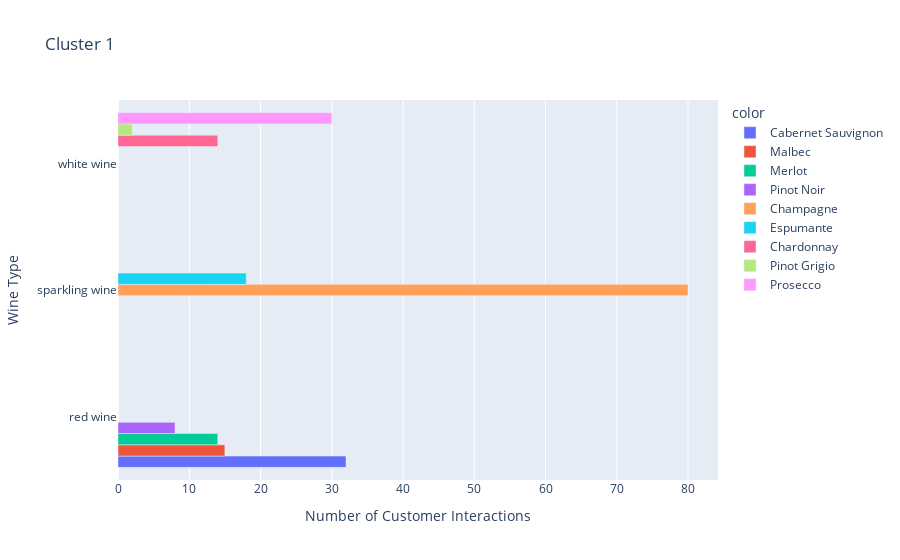

Here is the notebook cell this chart was saved with:
### Markdown cell above
A big chunk of Cluster 0 interactions come from Pinot Noir. These customers have shown a huge liking for this wine varietal. Therefore, to increase the engagement for these customers the marketing can give more offers for Pinot Noir cause it's clear of the rest even for the fellow red wines.

### Code cell
cluster_1_totals = cluster_1.groupby(["wine_type", "varietal"], as_index=False)["num"].sum()

grouped_bar_1 = px.bar(
    y=cluster_1_totals.wine_type,
    x=cluster_1_totals.num,
    color=cluster_1_totals.varietal,
    title="Cluster 1",
    orientation="h",
    barmode="group" 
)
grouped_bar_1.update_layout(
    yaxis_title = "Wine Type",
    xaxis_title = "Number of Customer Interactions"
)
grouped_bar_1.show()

### Figure 1 — Plotly figure (JSON) as saved in the notebook; plotly's stock layout.template omitted (floating-point values rounded to 4 significant figures)
{"data": [{"alignmentgroup": "True", "hovertemplate": "color=Cabernet Sauvignon<br>x=%{x}<br>y=%{y}<extra></extra>", "legendgroup": "Cabernet Sauvignon", "marker": {"color": "#636efa"}, "name": "Cabernet Sauvignon", "offsetgroup": "Cabernet Sauvignon", "orientation": "h", "showlegend": true, "textposition": "auto", "type": "bar", "x": [32], "xaxis": "x", "y": ["red wine"], "yaxis": "y"}, {"alignmentgroup": "True", "hovertemplate": "color=Malbec<br>x=%{x}<br>y=%{y}<extra></extra>", "legendgroup": "Malbec", "marker": {"color": "#EF553B"}, "name": "Malbec", "offsetgroup": "Malbec", "orientation": "h", "showlegend": true, "textposition": "auto", "type": "bar", "x": [15], "xaxis": "x", "y": ["red wine"], "yaxis": "y"}, {"alignmentgroup": "True", "hovertemplate": "color=Merlot<br>x=%{x}<br>y=%{y}<extra></extra>", "legendgroup": "Merlot", "marker": {"color": "#00cc96"}, "name": "Merlot", "offsetgroup": "Merlot", "orientation": "h", "showlegend": true, "textposition": "auto", "type": "bar", "x": [14], "xaxis": "x", "y": ["red wine"], "yaxis": "y"}, {"alignmentgroup": "True", "hovertemplate": "color=Pinot Noir<br>x=%{x}<br>y=%{y}<extra></extra>", "legendgroup": "Pinot Noir", "marker": {"color": "#ab63fa"}, "name": "Pinot Noir", "offsetgroup": "Pinot Noir", "orientation": "h", "showlegend": true, "textposition": "auto", "type": "bar", "x": [8], "xaxis": "x", "y": ["red wine"], "yaxis": "y"}, {"alignmentgroup": "True", "hovertemplate": "color=Champagne<br>x=%{x}<br>y=%{y}<extra></extra>", "legendgroup": "Champagne", "marker": {"color": "#FFA15A"}, "name": "Champagne", "offsetgroup": "Champagne", "orientation": "h", "showlegend": true, "textposition": "auto", "type": "bar", "x": [80], "xaxis": "x", "y": ["sparkling wine"], "yaxis": "y"}, {"alignmentgroup": "True", "hovertemplate": "color=Espumante<br>x=%{x}<br>y=%{y}<extra></extra>", "legendgroup": "Espumante", "marker": {"color": "#19d3f3"}, "name": "Espumante", "offsetgroup": "Espumante", "orientation": "h", "showlegend": true, "textposition": "auto", "type": "bar", "x": [18], "xaxis": "x", "y": ["sparkling wine"], "yaxis": "y"}, {"alignmentgroup": "True", "hovertemplate": "color=Chardonnay<br>x=%{x}<br>y=%{y}<extra></extra>", "legendgroup": "Chardonnay", "marker": {"color": "#FF6692"}, "name": "Chardonnay", "offsetgroup": "Chardonnay", "orientation": "h", "showlegend": true, "textposition": "auto", "type": "bar", "x": [14], "xaxis": "x", "y": ["white wine"], "yaxis": "y"}, {"alignmentgroup": "True", "hovertemplate": "color=Pinot Grigio<br>x=%{x}<br>y=%{y}<extra></extra>", "legendgroup": "Pinot Grigio", "marker": {"color": "#B6E880"}, "name": "Pinot Grigio", "offsetgroup": "Pinot Grigio", "orientation": "h", "showlegend": true, "textposition": "auto", "type": "bar", "x": [2], "xaxis": "x", "y": ["white wine"], "yaxis": "y"}, {"alignmentgroup": "True", "hovertemplate": "color=Prosecco<br>x=%{x}<br>y=%{y}<extra></extra>", "legendgroup": "Prosecco", "marker": {"color": "#FF97FF"}, "name": "Prosecco", "offsetgroup": "Prosecco", "orientation": "h", "showlegend": true, "textposition": "auto", "type": "bar", "x": [30], "xaxis": "x", "y": ["white wine"], "yaxis": "y"}], "layout": {"barmode": "group", "legend": {"title": {"text": "color"}, "tracegroupgap": 0}, "title": {"text": "Cluster 1"}, "xaxis": {"anchor": "y", "domain": [0, 1], "title": {"text": "Number of Customer Interactions"}}, "yaxis": {"anchor": "x", "domain": [0, 1], "title": {"text": "Wine Type"}}}}
